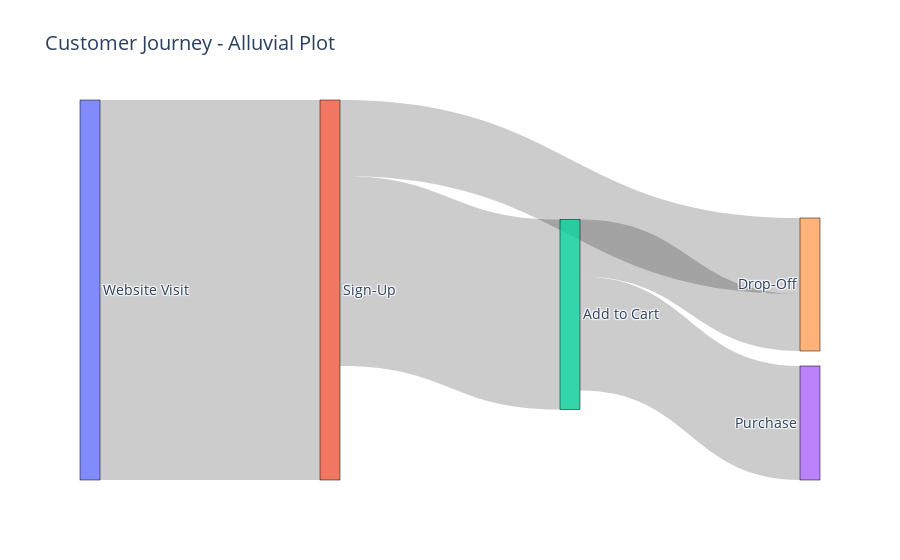

Source (notebook cell):
### Code cell
import plotly.graph_objects as go

# Define nodes (categories)
labels = ["Website Visit", "Sign-Up", "Add to Cart", "Purchase", "Drop-Off"]

# Define flows between nodes
source = [0, 1, 2, 2, 1]  # From: Website Visit → Sign-Up → Add to Cart → Purchase
target = [1, 2, 3, 4, 4]  # To: Sign-Up → Add to Cart → Purchase, Drop-Off
values = [10000, 5000, 3000, 1500, 2000]  # Flow values

# Create Sankey (Alluvial) diagram
fig = go.Figure(go.Sankey(
    node=dict(
        pad=15, thickness=20, line=dict(color="black", width=0.5),
        label=labels  # Labels for categories
    ),
    link=dict(
        source=source,  # Define sources
        target=target,  # Define targets
        value=values  # Flow values
    )
))

fig.update_layout(title_text="Customer Journey - Alluvial Plot", font_size=14)
fig.show()

### Figure 1 — Plotly figure (JSON) as saved in the notebook; plotly's stock layout.template omitted (floating-point values rounded to 4 significant figures)
{"data": [{"link": {"source": [0, 1, 2, 2, 1], "target": [1, 2, 3, 4, 4], "value": [10000, 5000, 3000, 1500, 2000]}, "node": {"label": ["Website Visit", "Sign-Up", "Add to Cart", "Purchase", "Drop-Off"], "line": {"color": "black", "width": 0.5}, "pad": 15, "thickness": 20}, "type": "sankey"}], "layout": {"font": {"size": 14}, "title": {"text": "Customer Journey - Alluvial Plot"}}}
